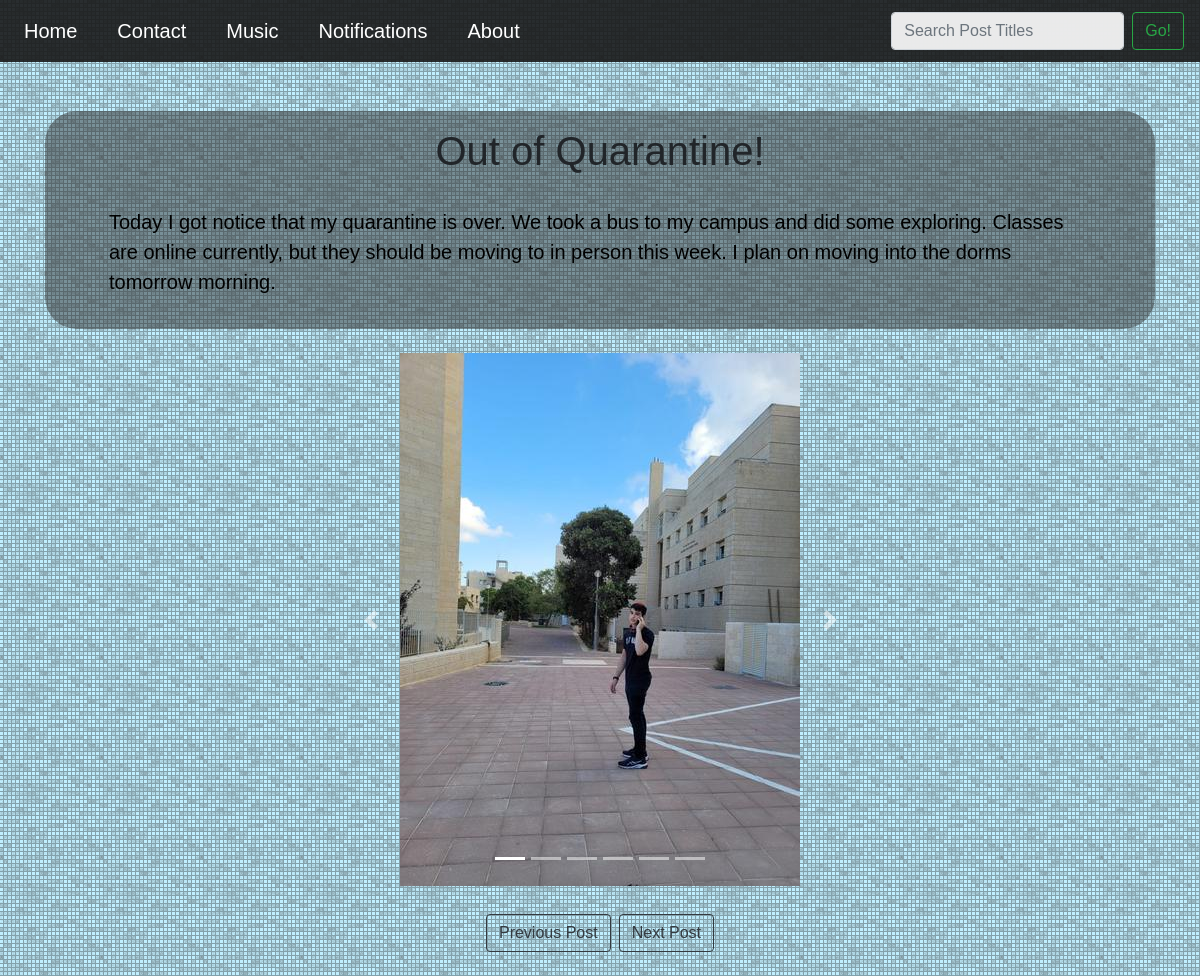
The page /post/8/ on the database its author committed.
### blog/models.py (models this page shows, shortened)
class Post(models.Model):
    title = models.CharField(max_length=100)
    content = models.TextField()
    date_posted = models.DateTimeField(default=timezone.now)
    has_images = models.BooleanField(default=False)
    def __str__(self):
        return self.title
    class Meta:
        ordering = ['-date_posted']

class PostImage(models.Model):
    post = models.ForeignKey(Post, default=None, on_delete=models.CASCADE)
    images = models.ImageField(upload_to="pictures")

### blog/views.py (the view, shortened to what this page needs)
# urls.py: path('post/<id>/', views.post, name='blog-post'),
def post(request, id):
    try:
        post = Post.objects.filter(id=id).first()
        pictures = PostImage.objects.filter(post=post.pk)
    except:
        return HttpResponseNotFound("Sorry, this page doesn't exist ):")
    first = Post.objects.order_by('date_posted').first()
    last = Post.objects.order_by('date_posted').last()
    context = {
        'post': post,
        'last': last,
        'first': first,
        'pictures': pictures
    }
    return render(request, 'blog/post.html', context)

### blog/context_processors.py (called while the page is built)
def add_variable_to_context(request):
    posts = Post.objects.all()
    return {
        'posttitles':  posts
    }

### blog/templates/blog/post.html (shortened to what this page needs)
{% extends 'blog/base.html' %}
{% block content %}
<div class="container">
    <div class="post-body">
        <h1 class="text-center">{{ post.title }}</h1>
        <br>
        <div class="row">
            <div class="col-lg">
                <p style="white-space: pre-wrap;">{{ post.content }}</p>
            </div>
        </div>
    </div>
</div>
<br>
{% if post.has_images %}
<div class="container">
    <div class="row">
        <div class="col-sm-6 mx-auto">
            <div id="carousel-{{ post.pk }}z" class="carousel slide carousel-fade" data-ride="carousel">
            <ol class="carousel-indicators">
                {% if pictures|length > 1%}
                    {% for pic in pictures %}
                        {% if post.pk == pic.post.pk %}
                             <li data-target="#carousel-{{ post.pk }}z" data-slide-to="{{ forloop.counter0 }}" class="{% if forloop.counter0  == 0 %} active {% endif %}"></li>
                        {% endif %}
                    {% endfor %}
                {% endif %}
            </ol>
            <div class="carousel-inner" role="listbox">
                {% for pic in pictures %}
                  <div class="carousel-item {% if forloop.counter0 == 0%} active {% endif %}">
                    <img class="d-block w-100" src="{{ pic.images.url }}">
                  </div>
                {% endfor %}
                {% if pictures|length > 1%}
                <a class="carousel-control-prev" href="#carousel-{{ post.pk }}z" role="button" data-slide="prev">
                  <span class="carousel-control-prev-icon" aria-hidden="true"></span>
                </a>
                <a class="carousel-control-next" href="#carousel-{{ post.pk }}z" role="button" data-slide="next">
                  <span class="carousel-control-next-icon" aria-hidden="true"></span>
                </a>
                {% endif %}
            </div>
            </div>
        </div>
    </div>
</div>
{% endif %}
    <br>
    <div class="pagination justify-content-center">
        {% if post.pk > first.pk %}
            <a class='btn btn-outline-dark mb-4 m-1' href="{% url 'blog-post' post.pk|add:"-1" %}">Previous Post</a>
        {% endif %}
        {% if post.pk < last.pk %}
            <a class='btn btn-outline-dark mb-4 m-1' href="{% url 'blog-post' post.pk|add:"1" %}">Next Post</a>
        {% endif %}
    </div>
{% endblock content %}

### blog/static/blog/main.css (style rules this page uses)
body { background-image: url("3px-tile.png"); !important; background-color: rgb(192,239,255); overflow-x: hidden; font-family: Tahoma,Verdana,Segoe,sans-serif; }
p { font-family: sans-serif; color: black; font-size: 125%; }
.carousel { align-content: center; }
.carousel-item { max-width: 400px; margin: 0 auto; }
.post-body { padding: 1em; margin: auto; }
.post-body { background-color: rgba(50,50,50,0.5); padding: 1em 4em; border-radius: 2em; }

### rows shown on the page
Post: title "Out of Quarantine!", content "Today I got notice that my quarantine is over. We took a bus to my campus and did some exploring. Classes are online currently, but they should be moving to in person this week. I plan on moving into the dorms tomorrow morning."
PostImage: images (picture)
